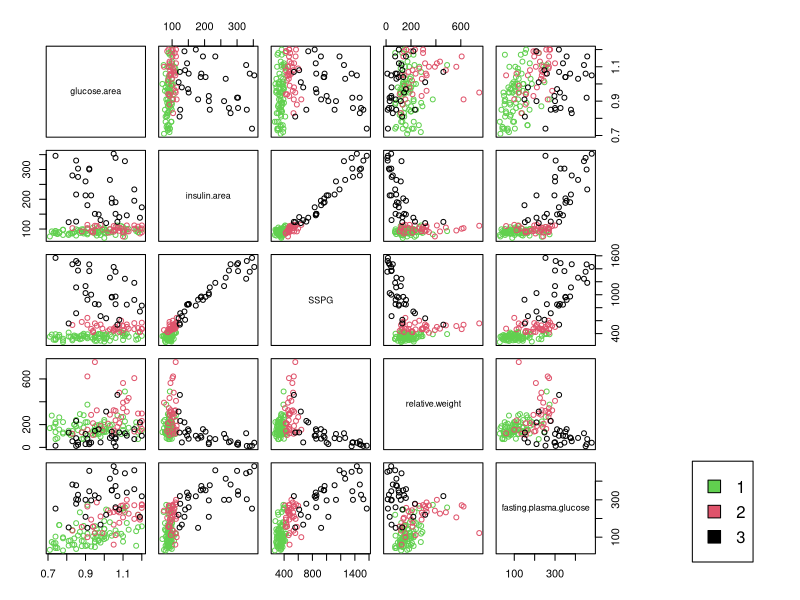

Write R code to recreate this figure. (Note: this script raises an error after producing the figure.)
#########################################
# 
# Problem 2
#########################################

rm(list = ls())


diabetesData <- read.delim("DiabetesAndrews36_1.txt", sep = "", header= FALSE)
diabetesData$V1 = NULL
diabetesData$V2 = NULL
diabetesData$V3 = NULL
diabetesData$V4 = NULL
?colnames
colnames(diabetesData) = c('glucose.area', 'insulin.area', 'SSPG', 'relative.weight', 
                           'fasting.plasma.glucose','class.number')
diabetesData$class.number = as.factor(diabetesData$class.number)

attach(diabetesData)
diabetesData[which(class.number==1 ),-6]
cov(diabetesData[which(class.number==1 ),-6])
cov(diabetesData[which(class.number==2 ),-6])
cov(diabetesData[which(class.number==3 ),-6])

pairs(diabetesData[0:5], col = diabetesData$class.number, oma=c(3,3,3,15))
par(xpd = TRUE)
legend("bottomright", fill = unique(diabetesData$class.number), 
       legend = c( levels(diabetesData$class.number)))

# Datapoints of all 5 variables belonging to Class 1 and 2 have
# more correlation compared to Class 3 data points.


set.seed(12345)
train_index = sample(1:nrow(diabetesData), nrow(diabetesData)*.66)
diabetesData_train = diabetesData[train_index, ]
diabetesData_test = diabetesData[-train_index, ]

y_true_train <- as.numeric(diabetesData_train$class) #diabetes =0, normal = 1
y_true_train
y_true_test <- as.numeric(diabetesData_test$class) #diabetes =0, normal = 1
y_true_test

#(a)
###################################################
## Linear Discriminant Analysis (LDA)
###################################################

lda.fit <- lda(class.number~., data = diabetesData_train)
lda.pred.train <- predict(lda.fit, newdata = diabetesData_train)
y_hat_train <- as.numeric(lda.pred.train$class)
lda.pred.test <- predict(lda.fit, newdata = diabetesData_test)
y_hat_test <- as.numeric(lda.pred.test$class)

# Compute the error
lda_train_error <- 
  sum(abs(y_true_train - y_hat_train))/length(y_true_train) 
lda_test_error <- 
  sum(abs(y_true_test - y_hat_test))/length(y_true_test) 
lda_train_error #0.08421053
lda_test_error #0.14

###################################################
## Quadratic Discriminant Analysis (QDA)
###################################################

qda.fit <- qda(class.number~., data = diabetesData_train)
qda.pred.train <- predict(qda.fit, newdata = diabetesData_train)
y_hat_train <- as.numeric(qda.pred.train$class)
qda.pred.test <- predict(qda.fit, newdata = diabetesData_test)
y_hat_test <- as.numeric(qda.pred.test$class)

# Compute the error
qda_train_error <- 
  sum(abs(y_true_train - y_hat_train))/length(y_true_train) 
qda_test_error <- 
  sum(abs(y_true_test - y_hat_test))/length(y_true_test) 
qda_train_error #0.05263158
qda_test_error #0.06


#(c)
test_data <- data.frame(0.98, 122, 544, 186, 184, NA)
colnames(test_data) = c('glucose.area', 'insulin.area', 'SSPG', 
                        'relative.weight', 'fasting.plasma.glucose',
                        'class.number')
#LDA
predicted_lda <- predict(lda.fit, newdata = test_data)
clda_y_hat_train <- as.numeric(predicted_lda$class)
clda_y_hat_train #3
#QDA
predicted_qda <- predict(qda.fit, newdata = test_data)
cqda_y_hat_train <- as.numeric(predicted_lda$class)
cqda_y_hat_train #3

